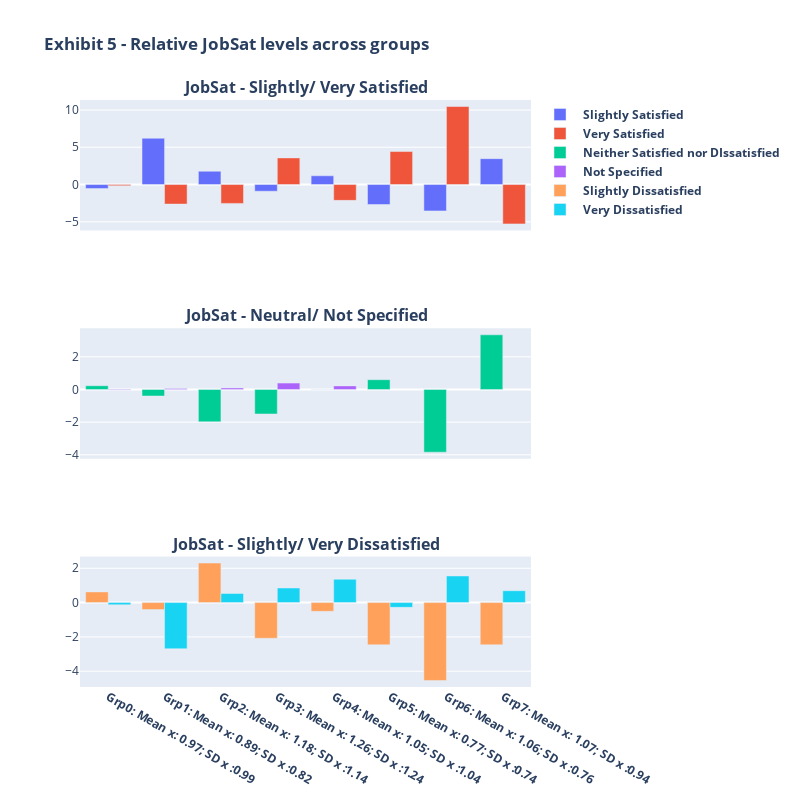

This figure's notebook cell:
### Code cell
def viz_relative_jobsat_levels(df,grp_header_list):
    '''
        INPUT
            df     - Input dataframe containing relative percentage of job satisfaction levels vis-a-vis
                     corresponding national percentages
            grp_header_list - List containing headers to be displayed for each cluster/ group
        OUTPUT
            fig    - Plotly graph object to be shown/ displayed
    '''
    import plotly.graph_objects as go
    from plotly.subplots import make_subplots
    
    #df = df1.loc[year_list,]
    fig = make_subplots(rows=3,cols=1, shared_xaxes=True, 
                   subplot_titles=('<b>JobSat - Slightly/ Very Satisfied'
                                   ,'<b>JobSat - Neutral/ Not Specified', 
                                    '<b>JobSat - Slightly/ Very Dissatisfied'))
    
    fig.add_trace(go.Bar(
        x=grp_header_list,
        y=df.loc[df['Ef_Cat_JobSat']==3].Relative_Pct,
        name = '<b> Slightly Satisfied <b>' # Style name/legend entry with html tags
        ), row = 1, col = 1)
    fig.add_trace(go.Bar(
        x=grp_header_list,
        y=df.loc[df['Ef_Cat_JobSat']==5].Relative_Pct,
        name = '<b> Very Satisfied <b>' # Style name/legend entry with html tags
        ), row = 1, col = 1)
    
    #plot Neutral and Notspecified jobsat categories in second row
    fig.add_trace(go.Bar(
        x=grp_header_list,
        y=df.loc[df['Ef_Cat_JobSat']==0].Relative_Pct,
        name = '<b> Neither Satisfied nor DIssatisfied <b>' # Style name/legend entry with html tags
        ), row = 2, col = 1)
    fig.add_trace(go.Bar(
        x=grp_header_list,
        y=df.loc[df['Ef_Cat_JobSat']==1].Relative_Pct,
        name = '<b> Not Specified <b>' # Style name/legend entry with html tags
        ), row = 2, col = 1)
    
    #Plot Dissatisfied job sat levels in the third row
    fig.add_trace(go.Bar(
        x=grp_header_list,
        y=df.loc[df['Ef_Cat_JobSat']==2].Relative_Pct,
        name = '<b> Slightly Dissatisfied <b>' # Style name/legend entry with html tags
        ), row = 3, col = 1)
    fig.add_trace(go.Bar(
        x=grp_header_list,
        y=df.loc[df['Ef_Cat_JobSat']==4].Relative_Pct,
        name = '<b> Very Dissatisfied <b>' # Style name/legend entry with html tags
        ), row = 3, col = 1)
    
    title_str = '<b> Exhibit 5 - Relative JobSat levels across groups'
    fig.update_layout(height=800, width=800,title=title_str),
    
    #fig.layout.template = 'plotly_dark'
    return fig

grp_header_list = clustwise_comp_df.Ef_Cat_DeveloperSegmentDesc.tolist()
fig = viz_relative_jobsat_levels(df_g,grp_header_list)
fig.show()

### Figure 1 — Plotly figure (JSON) as saved in the notebook; plotly's stock layout.template omitted (floating-point values rounded to 4 significant figures)
{"data": [{"name": "<b> Slightly Satisfied <b>", "type": "bar", "x": ["<b>Grp0: Mean x: 0.97; SD x :0.99", "<b>Grp1: Mean x: 0.89; SD x :0.82", "<b>Grp2: Mean x: 1.18; SD x :1.14", "<b>Grp3: Mean x: 1.26; SD x :1.24", "<b>Grp4: Mean x: 1.05; SD x :1.04", "<b>Grp5: Mean x: 0.77; SD x :0.74", "<b>Grp6: Mean x: 1.06; SD x :0.76", "<b>Grp7: Mean x: 1.07; SD x :0.94"], "xaxis": "x", "y": [-0.5482, 6.212, 1.782, -0.8982, 1.172, -2.678, -3.538, 3.472], "yaxis": "y"}, {"name": "<b> Very Satisfied <b>", "type": "bar", "x": ["<b>Grp0: Mean x: 0.97; SD x :0.99", "<b>Grp1: Mean x: 0.89; SD x :0.82", "<b>Grp2: Mean x: 1.18; SD x :1.14", "<b>Grp3: Mean x: 1.26; SD x :1.24", "<b>Grp4: Mean x: 1.05; SD x :1.04", "<b>Grp5: Mean x: 0.77; SD x :0.74", "<b>Grp6: Mean x: 1.06; SD x :0.76", "<b>Grp7: Mean x: 1.07; SD x :0.94"], "xaxis": "x", "y": [-0.1543, -2.624, -2.534, 3.576, -2.124, 4.426, 10.47, -5.284], "yaxis": "y"}, {"name": "<b> Neither Satisfied nor DIssatisfied <b>", "type": "bar", "x": ["<b>Grp0: Mean x: 0.97; SD x :0.99", "<b>Grp1: Mean x: 0.89; SD x :0.82", "<b>Grp2: Mean x: 1.18; SD x :1.14", "<b>Grp3: Mean x: 1.26; SD x :1.24", "<b>Grp4: Mean x: 1.05; SD x :1.04", "<b>Grp5: Mean x: 0.77; SD x :0.74", "<b>Grp6: Mean x: 1.06; SD x :0.76", "<b>Grp7: Mean x: 1.07; SD x :0.94"], "xaxis": "x2", "y": [0.2285, -0.4015, -1.982, -1.502, -0.001548, 0.5985, -3.842, 3.348], "yaxis": "y2"}, {"name": "<b> Not Specified <b>", "type": "bar", "x": ["<b>Grp0: Mean x: 0.97; SD x :0.99", "<b>Grp1: Mean x: 0.89; SD x :0.82", "<b>Grp2: Mean x: 1.18; SD x :1.14", "<b>Grp3: Mean x: 1.26; SD x :1.24", "<b>Grp4: Mean x: 1.05; SD x :1.04", "<b>Grp5: Mean x: 0.77; SD x :0.74", "<b>Grp6: Mean x: 1.06; SD x :0.76", "<b>Grp7: Mean x: 1.07; SD x :0.94"], "xaxis": "x2", "y": [-0.02953, 0.06047, 0.09047, 0.3905, 0.2205], "yaxis": "y2"}, {"name": "<b> Slightly Dissatisfied <b>", "type": "bar", "x": ["<b>Grp0: Mean x: 0.97; SD x :0.99", "<b>Grp1: Mean x: 0.89; SD x :0.82", "<b>Grp2: Mean x: 1.18; SD x :1.14", "<b>Grp3: Mean x: 1.26; SD x :1.24", "<b>Grp4: Mean x: 1.05; SD x :1.04", "<b>Grp5: Mean x: 0.77; SD x :0.74", "<b>Grp6: Mean x: 1.06; SD x :0.76", "<b>Grp7: Mean x: 1.07; SD x :0.94"], "xaxis": "x3", "y": [0.622, -0.408, 2.302, -2.078, -0.508, -2.458, -4.538, -2.458], "yaxis": "y3"}, {"name": "<b> Very Dissatisfied <b>", "type": "bar", "x": ["<b>Grp0: Mean x: 0.97; SD x :0.99", "<b>Grp1: Mean x: 0.89; SD x :0.82", "<b>Grp2: Mean x: 1.18; SD x :1.14", "<b>Grp3: Mean x: 1.26; SD x :1.24", "<b>Grp4: Mean x: 1.05; SD x :1.04", "<b>Grp5: Mean x: 0.77; SD x :0.74", "<b>Grp6: Mean x: 1.06; SD x :0.76", "<b>Grp7: Mean x: 1.07; SD x :0.94"], "xaxis": "x3", "y": [-0.1285, -2.688, 0.5315, 0.8515, 1.362, -0.2785, 1.552, 0.6915], "yaxis": "y3"}], "layout": {"annotations": [{"font": {"size": 16}, "showarrow": false, "text": "<b>JobSat - Slightly/ Very Satisfied", "x": 0.5, "xanchor": "center", "xref": "paper", "y": 1, "yanchor": "bottom", "yref": "paper"}, {"font": {"size": 16}, "showarrow": false, "text": "<b>JobSat - Neutral/ Not Specified", "x": 0.5, "xanchor": "center", "xref": "paper", "y": 0.6111, "yanchor": "bottom", "yref": "paper"}, {"font": {"size": 16}, "showarrow": false, "text": "<b>JobSat - Slightly/ Very Dissatisfied", "x": 0.5, "xanchor": "center", "xref": "paper", "y": 0.2222, "yanchor": "bottom", "yref": "paper"}], "height": 800, "title": {"text": "<b> Exhibit 5 - Relative JobSat levels across groups"}, "width": 800, "xaxis": {"anchor": "y", "domain": [0, 1], "matches": "x3", "showticklabels": false}, "xaxis2": {"anchor": "y2", "domain": [0, 1], "matches": "x3", "showticklabels": false}, "xaxis3": {"anchor": "y3", "domain": [0, 1]}, "yaxis": {"anchor": "x", "domain": [0.7778, 1]}, "yaxis2": {"anchor": "x2", "domain": [0.3889, 0.6111]}, "yaxis3": {"anchor": "x3", "domain": [0, 0.2222]}}}
